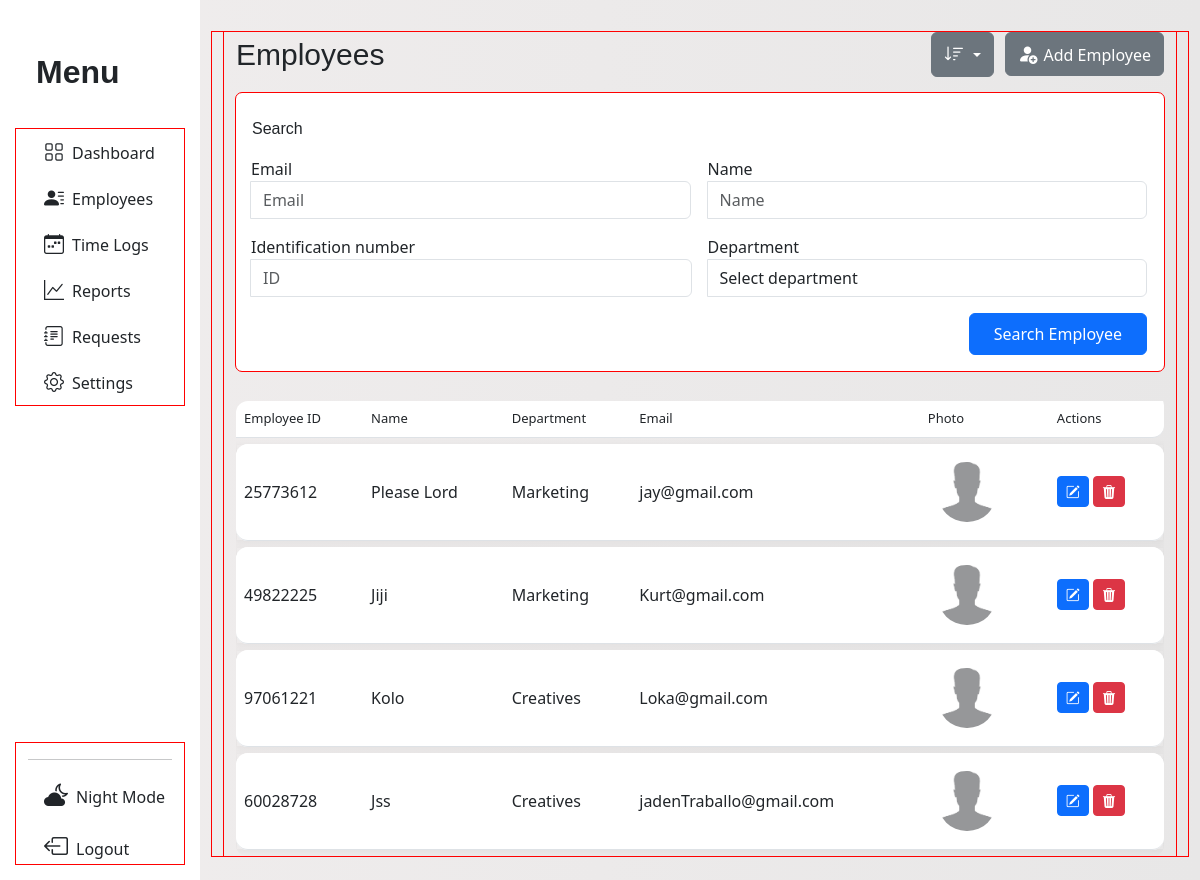
Page /search_employee on the earlier database version.
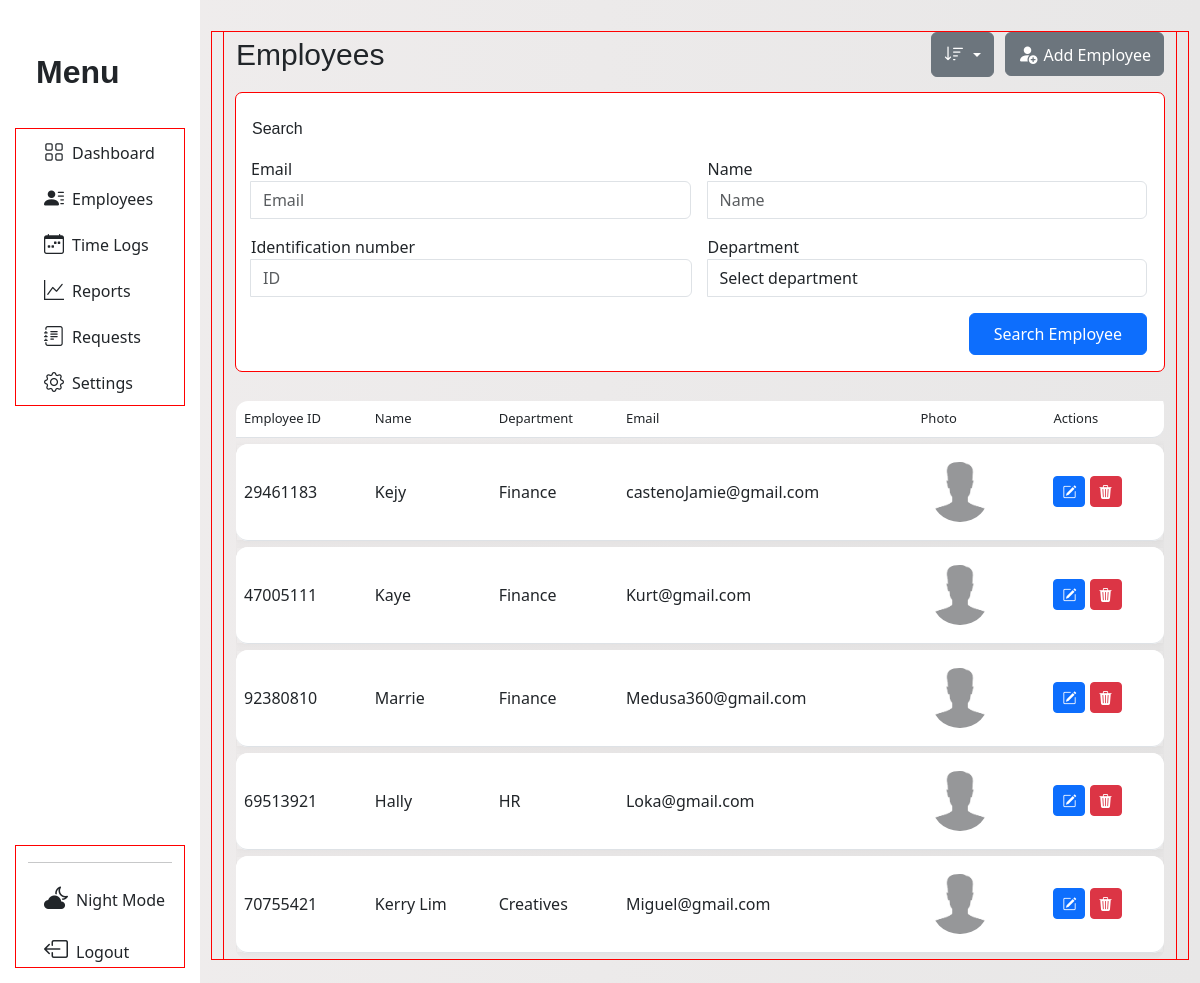
Same page on the later database version.
### tables this page shows
CREATE TABLE employee 
                            (id INTEGER PRIMARY KEY AUTOINCREMENT,
                            employee_id TEXT, name TEXT, department TEXT,
                            photo_path TEXT, email TEXT);

### App/main.py (the view)
@app.route('/search_employee', methods=['GET'])
def search_employee():
    iden_num = request.args.get('identification-number')
    name = request.args.get('name')
    department = request.args.get('department')
    email = request.args.get('email')
    filters = []
    values = []
    if iden_num:
        filters.append("employee_id = ?")
        values.append(iden_num)
    if name:
        filters.append("name LIKE ?")
        values.append(f"%{name}%")
    if department:
        filters.append("department = ?")
        values.append(department)
    if email:
        filters.append("email LIKE ?")
        values.append(f"%{email}%")
    where_clause = " AND ".join(filters) if filters else "1=1"
    try:
        with sqlite3.connect(db.connect_employee()) as con:
            cur = con.cursor()
            query = f"""
                SELECT employee_id, name, department, email, photo_path, id
                FROM employee
                WHERE {where_clause}
            """
            cur.execute(query, values)
            results = cur.fetchall()
            return render_template('e_manage.html', employee=results,
                       iden_num=iden_num, name=name, department=department, email=email)
    except sqlite3.Error as e:
        print("Fetch error:", e)
        results = []
    return render_template('e_manage.html', employee=results)

### App/database.py (called while the page is built)
    def connect_employee(self):
        return self.employee_database

### App/templates/e_manage.html (shortened to what this page needs)
<!DOCTYPE html>
<html lang="en">
<head>
  <link rel="stylesheet" href="{{ url_for('static', filename='dash.css') }}">
  <link rel="stylesheet" href="{{ url_for('static', filename='manage.css') }}">
  <link href="https://cdn.jsdelivr.net/npm/bootstrap-icons@1.11.3/font/bootstrap-icons.css" rel="stylesheet">
  <link href='https://unpkg.com/boxicons@2.1.4/css/boxicons.min.css' rel='stylesheet'>
  <link href="https://cdn.jsdelivr.net/npm/bootstrap@5.3.0/dist/css/bootstrap.min.css" rel="stylesheet">
</head>
<body>
<div class="container-fluid overflow-hidden">
  <div class="row vh-100 overflow-auto">
<nav id="sidebarMenu" class="col-12 col-sm-3 col-xl-2 bg-col px-0 position-sticky sticky-top">
  <div class="d-flex w-100 flex-column p-3 align-items-sm-start pt-5 h-100">
    <a href="/" class="d-flex align-items-center mb-3 mb-md-0 me-md-auto text-dark text-decoration-none">
      <span class="fs-2 text">M<span class="d-sm-inline fs-2">enu</span></span>
    </a>
    <ul class="nav nav-pills flex-column mb-auto w-100" id="menu">
      <div class="container con-li">
        <li class="nav-item">
          <a href="{{ url_for('management') }}" class="nav-link text-dark">
            <i class="fs-5 bi-grid"></i><span class="ms-2">Dashboard</span>
          </a>
        </li>
        <li class="nav-item">
          <a class="nav-link text-dark" href="{{ url_for('employees_management')}}">
            <i class="bi bi-person-lines-fill fs-5"></i><span class="ms-2">Employees</span>
          </a>
        </li>
        <li>
          <a href="#" class="nav-link text-dark">
            <i class="bi bi-calendar-week fs-5"></i><span class="ms-2">Time Logs</span>
          </a>
        </li>
        <li>
          <a href="#" class="nav-link text-dark">
            <i class="fs-5 bi bi-graph-up"></i><span class="ms-2">Reports</span>
          </a>
        </li>
        <li class="nav-item">
          <a class="nav-link text-dark" data-bs-toggle="collapse" href="#requestsSubMenu" role="button" aria-expanded="false" aria-controls="requestsSubMenu">
            <i class="fs-5 bi bi-journal-text"></i><span class="ms-2">Requests</span>
          </a>
        </li>
        <li>
          <a href="#" class="nav-link text-dark">
            <i class="fs-5 bi bi-gear"></i><span class="ms-2">Settings</span>
          </a>
        </li>
      </div>
    </ul>
    <div class="container">
      <hr>
      <a href="{{ url_for('admin_login') }}" class="nav-link text-dark mt-3">
        <i class="bi bi-cloud-moon-fill fs-4 ms-3"></i><span class="ms-2">Night Mode</span>
      </a>
      <a href="{{ url_for('admin_login') }}" class="nav-link text-dark mt-3">
        <i class="bi bi-box-arrow-left fs-4 ms-3"></i><span class="ms-2">Logout</span>
      </a>
    </div>
  </div>
</nav>
    <div class="col d-flex flex-column">
      <main class="row overflow-auto">
        <div class="col pt-3">
          <div class="container">
        <div class="container mt-3">
      <div class="d-flex flex-row gap-2 ">
        <p id="e-text">Employees</p>
      <div class="dropdown mb-3 d-flex w-100 justify-content-end">
        <button class="btn btn-secondary dropdown-toggle" type="button" id="sortDropdown" data-bs-toggle="dropdown" aria-expanded="false">
          <i class="bi bi-sort-down"></i>
        </button>
      </div>
      <div class="text-nowrap">
        <a href="{{ url_for('add_employee') }}" class="text-dark">
          <button class="btn btn-secondary" type="button" id="addEmployee" data-bs-toggle="Add Employee" aria-expanded="false"><i class="bi bi-person-fill-add"></i><span>Add Employee</span></button>
        </a>
      </div>
      </div>
      <form action="{{ url_for('search_employee') }}" method="get">
       <div class="input-group container search-con d-flex flex-column h-25 p-3">
        <p class="pt-2 search-txt">Search</p>
        <div class="d-flex gap-3">
          <div class="input-group mb-3 d-flex flex-column">
            <label for="e-employee">Email</label>
            <input name="email" value="{{ email or '' }}"  autocomplete="off" type="email" id="e-employee" class="form-control w-100" placeholder="Email" aria-label="Email" aria-describedby="basic-addon2">
          </div>
          <div class="input-group mb-3 d-flex flex-column">
              <label for="e-name">Name</label>
              <input name="name"  value="{{ name or '' }}"  autocomplete="off" id="e_name" type="text" class="form-control w-100" placeholder="Name" aria-label="Name" aria-describedby="inputGroup-sizing-name">
          </div>
        </div>
        <div class="d-flex flex-row gap-3">
           <div class="input-group mb-3 d-flex flex-colum h-25">
                <label for="e-id">Identification number</label>
                <input name="identification-number" value="{{ iden_num or '' }}" autocomplete="off" id="e-id" type="text" class="form-control w-100" placeholder="ID" aria-label="ID" aria-describedby="inputGroup-sizing-id">
            </div>
            <div class="input-group mb-3 d-flex flex-column h-25">
              <label for="e-dept">Department</label>
              <select id="e-dept" class="form-control w-100" name="department">
                <option selected disabled>Select department</option>
              </select>
            </div>
          </div>
          <div class="d-flex w-100 justify-content-end">
            <button id="search" type="submit" class="btn btn-primary px-4 py-2 w-md-50 w-lg-25 text-nowrap ">
              Search Employee
            </button>
          </div>
        </div>
      </form>
              <table id="employee-table" class="table custom-table my-4">
                <thead class="head">
                  <tr>
                    <th>Employee ID</th>
                    <th>Name</th>
                    <th>Department</th>
                    <th>Email</th>
                    <th>Photo</th>
                    <th>Actions</th>
                  </tr>
                </thead>
                <tbody>
            {% if employee %}
              {% for emp in employee %}
                <tr>
                  <td>{{ emp[0] }}</td>
                  <td id="name">{{ emp[1] }}</td>
                  <td>{{ emp[2] }}</td>
                  <td>{{ emp[3] }}</td>
                  <td>
                    {% if emp[4] %}
                      <img class="employee-photos" src="{{ url_for('static', filename=emp[4] if emp[4] else employees_img/default.jpg) }}" width="100" alt="Employee Photo">
                    {% endif %}
                  </td>
                  <td>
                    <a href="{{ url_for('edit_employees_profile', id=emp[5]) }}" class="btn btn-primary btn-sm"><i class="bi bi-pencil-square"></i></a>
                    <a href="{{ url_for('delete_employee_profile', id=emp[5]) }}" class="btn btn-danger btn-sm"><i class="bi bi-trash3-fill"></i></a>
                  </td>
                </tr>
              {% endfor %}
              {% else %}
              <tr>
                <td colspan="6" class="text-center">No employee found.</td>
              </tr>
              {% endif %}
            </tbody>
          </table>
        </div>
      </div>
    </main>
    </div>
  </div>
</div>
</body>
</html>

### App/static/dash.css (style rules this page uses)
* { scrollbar-width: none; }
body { background: linear-gradient(to right, #f0eded, #e8e7e7); overflow-x: hidden; scrollbar-width: none; height: 100%; }
.text { font-weight: 600; font-family:'Gill Sans', 'Gill Sans MT', Calibri, 'Trebuchet MS', sans-serif; padding-left: 20px; }
.bg-col { background-color: rgb(255, 255, 255) !important; }
.dropdown { width: 100%; z-index: 100; }
.custom-table { border-collapse: separate !important; border-spacing: 0 6px; height: 30px; border-radius: 10px; overflow: hidden; }
.custom-table tbody tr td, .custom-table tbody tr th { height: 70px; vertical-align: middle; }
.custom-table tbody tr { background-color: #fff; box-shadow: 0 2px 8px rgba(0, 0, 0, 0.05); }
.custom-table tbody tr td:first-child, .custom-table tbody tr th:first-child { border-top-left-radius: 12px; border-bottom-left-radius: 12px; }
.custom-table tbody tr td:last-child { border-top-right-radius: 12px; border-bottom-right-radius: 12px; }
.custom-table thead th:first-child { border-top-left-radius: 12px; }
.custom-table thead th:last-child { border-bottom-right-radius: 12px; }
thead.head th { font-size: small; font-weight: 500; }
.bg-col { background-color: white; }
.bg-col ul li { transition: background-color 0.3s ease, padding 0.3s ease; width: 170px; border-radius: 1em; }
#sidebarMenu { height: 100vh; overflow-y: scroll; overflow-x: hidden; position: sticky; top: 0; scrollbar-width: none; -ms-overflow-style: none; }
main, .container, .row, .col { outline: 1px solid red; }
.search-con { background-color: white; border-radius: 6px; }
.search-txt { font-weight: 400; font-family: 'Gill Sans', 'Gill Sans MT', Calibri, 'Trebuchet MS', sans-serif; }
#sortDropdown i { font-size: 20px; }
#e-text { font-size: 30px; font-weight: 500; font-family: sans-serif; }
#e_name { text-transform: capitalize; }
#addEmployee { margin-left: 3px; }
#addEmployee i { font-size: 20px; }
#addEmployee span { padding-left: 6px; }

### App/static/manage.css (style rules this page uses)
.employee-photos { padding: 10px; width: 4.9rem; height: 5rem; border-radius: 2.4em; object-fit: cover; }
#name { text-transform: capitalize; }

Differences in the rows shown:
removed employee: employee "25773612", name "Please Lord", department "Marketing", email "jay@gmail.com", photo_path (placeholder picture)
removed employee: employee "49822225", name "Jiji", department "Marketing", email "Kurt@gmail.com", photo_path (placeholder picture)
removed employee: employee "97061221", name "Kolo", department "Creatives", email "Loka@gmail.com", photo_path (placeholder picture)
removed employee: employee "60028728", name "Jss", department "Creatives", email "jadenTraballo@gmail.com", photo_path (placeholder picture)
added employee: employee "29461183", name "Kejy", department "Finance", email "castenoJamie@gmail.com", photo_path (placeholder picture)
added employee: employee "47005111", name "Kaye", department "Finance", email "Kurt@gmail.com", photo_path (placeholder picture)
added employee: employee "92380810", name "Marrie", department "Finance", email "Medusa360@gmail.com", photo_path (placeholder picture)
added employee: employee "69513921", name "Hally", department "HR", email "Loka@gmail.com", photo_path (placeholder picture)
added employee: employee "70755421", name "Kerry Lim", department "Creatives", email "Miguel@gmail.com", photo_path (placeholder picture)
